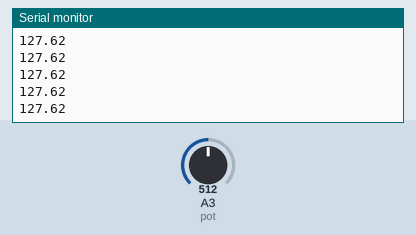
Simulated run of this sketch. Board: Arduino Uno, built with avr-gcc and run on an emulated ATmega328P. On the bench: the last lines printed to the serial monitor. The test bench sets the inputs (shaded band); at power-on: A3 (pot) = 512.

Above: at 1.2 s.
1.3 s: A3 (pot) set to 716
At 1.8 s:
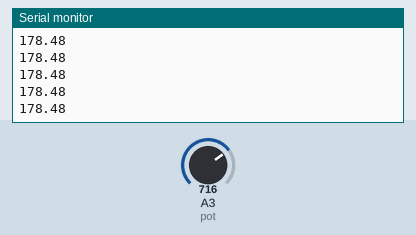
2.8 s: A3 (pot) set to 900
At 3.4 s:
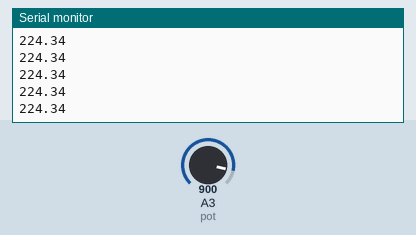
Timing chart, 0 to 5.8 s (numbered marks = the images above; inputs shaded):
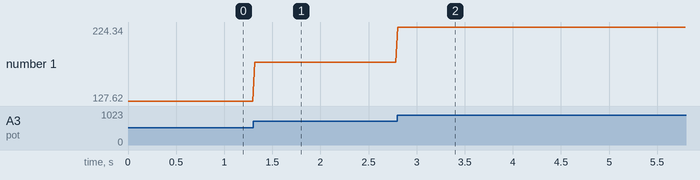

Measured:
- after the input at 1.3 s, the serial monitor: prints a new line at once (image 1)
- after the input at 2.8 s, the serial monitor: prints a new line at once (image 2)
- plotted number 1: 127.62 → 178.48 after the input at 1.3 s, 178.48 → 224.34 after the input at 2.8 s

The sketch:

Potentiometer.ino
```cpp
int pot=A3;

void setup() {
  // put your setup code here, to run once:
Serial.begin(9600);
}

void loop() {
  // put your main code here, to run repeatedly:
float sensorvalue=analogRead(pot);
sensorvalue=(sensorvalue*255)/1023;
Serial.println(sensorvalue);
delay(20);

}
```
